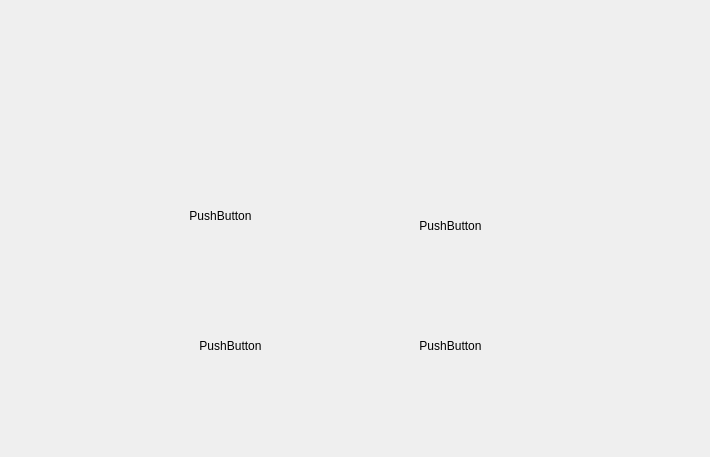
<?xml version="1.0" encoding="UTF-8"?>
<ui version="4.0">
 <class>OPE</class>
 <widget class="QWidget" name="OPE">
  <property name="geometry">
   <rect>
    <x>0</x>
    <y>0</y>
    <width>710</width>
    <height>457</height>
   </rect>
  </property>
  <property name="windowTitle">
   <string>Form</string>
  </property>
  <widget class="QPushButton" name="upLeft">
   <property name="geometry">
    <rect>
     <x>160</x>
     <y>300</y>
     <width>141</width>
     <height>91</height>
    </rect>
   </property>
   <property name="styleSheet">
    <string notr="true">#upLeft {
background-color: transparent;
border-image: url(:box_3.png);
background: none;
border: none;
background-repeat: none;
}
#upLeft:pressed
{
   border-image: url(:box_3.png);
}</string>
   </property>
   <property name="text">
    <string>PushButton</string>
   </property>
  </widget>
  <widget class="QPushButton" name="upLeft_2">
   <property name="geometry">
    <rect>
     <x>380</x>
     <y>300</y>
     <width>141</width>
     <height>91</height>
    </rect>
   </property>
   <property name="styleSheet">
    <string notr="true">#upLeft_2 {
background-color: transparent;
border-image: url(:box_3.png);
background: none;
border: none;
background-repeat: none;
}
#upLeft_2:pressed
{
   border-image: url(:box_3.png);
}</string>
   </property>
   <property name="text">
    <string>PushButton</string>
   </property>
  </widget>
  <widget class="QPushButton" name="upLeft_3">
   <property name="geometry">
    <rect>
     <x>380</x>
     <y>180</y>
     <width>141</width>
     <height>91</height>
    </rect>
   </property>
   <property name="styleSheet">
    <string notr="true">#upLeft_3 {
background-color: transparent;
border-image: url(:box_3.png);
background: none;
border: none;
background-repeat: none;
}
#upLeft_3:pressed
{
   border-image: url(:box_3.png);
}</string>
   </property>
   <property name="text">
    <string>PushButton</string>
   </property>
  </widget>
  <widget class="QPushButton" name="upLeft_4">
   <property name="geometry">
    <rect>
     <x>150</x>
     <y>170</y>
     <width>141</width>
     <height>91</height>
    </rect>
   </property>
   <property name="styleSheet">
    <string notr="true">#upLeft_4 {
background-color: transparent;
border-image: url(:box_3.png);
background: none;
border: none;
background-repeat: none;
}
#upLeft_4:pressed
{
   border-image: url(:box_3.png);
}</string>
   </property>
   <property name="text">
    <string>PushButton</string>
   </property>
  </widget>
  <widget class="QLabel" name="label">
   <property name="geometry">
    <rect>
     <x>100</x>
     <y>70</y>
     <width>511</width>
     <height>51</height>
    </rect>
   </property>
   <property name="text">
    <string/>
   </property>
  </widget>
 </widget>
 <resources/>
 <connections/>
</ui>
